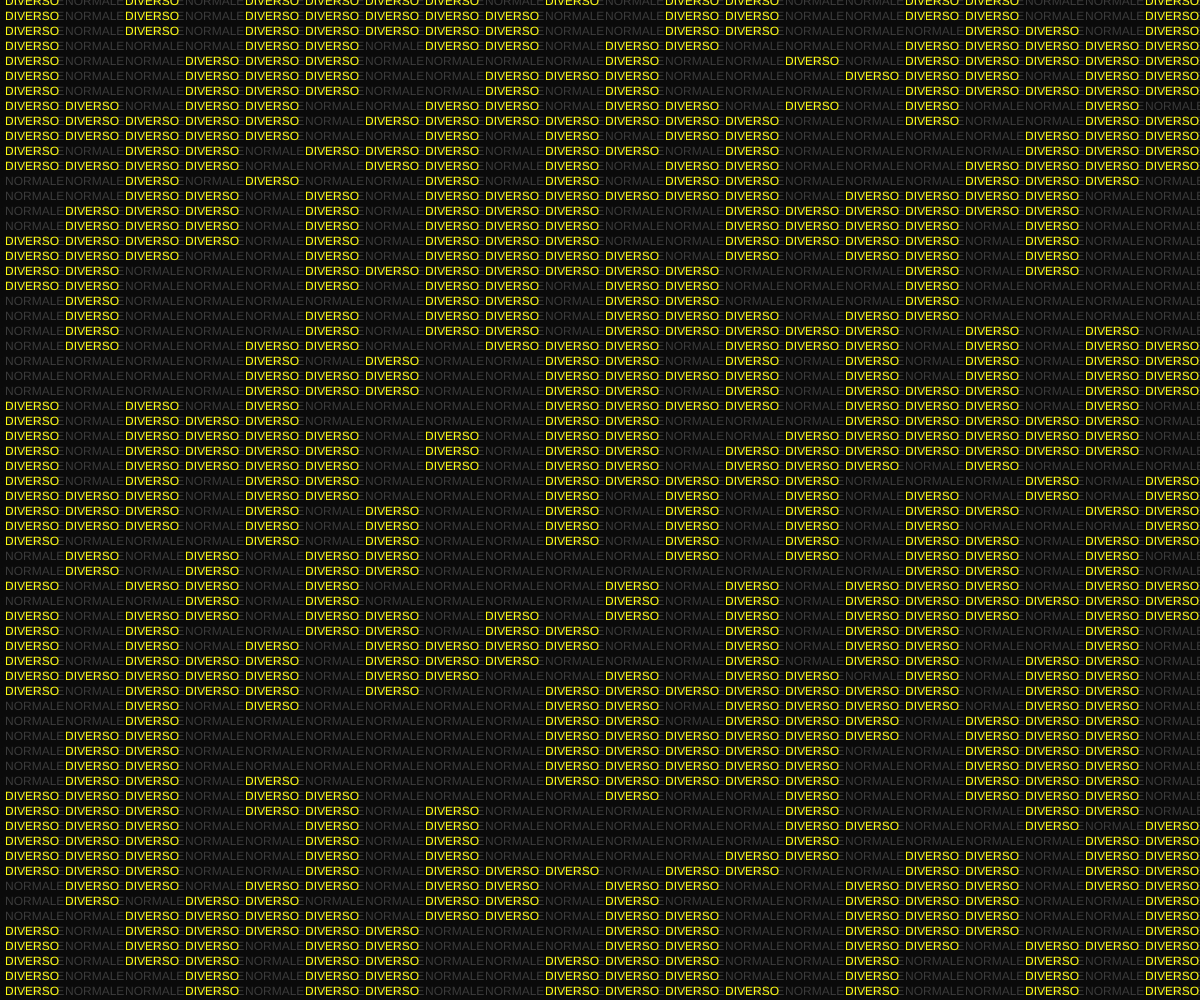
Frame 1 (no input)
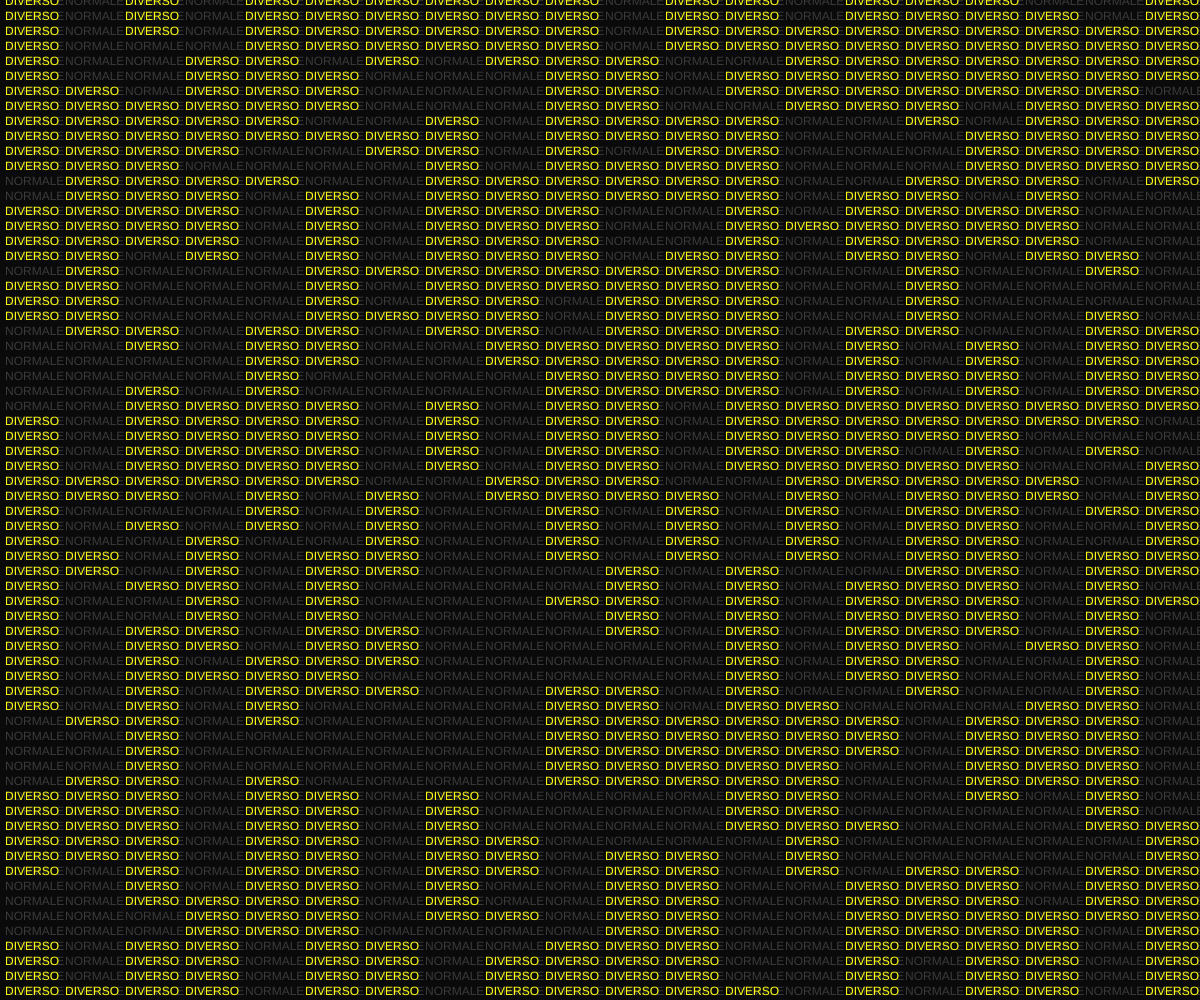
Frame 60 (no input)
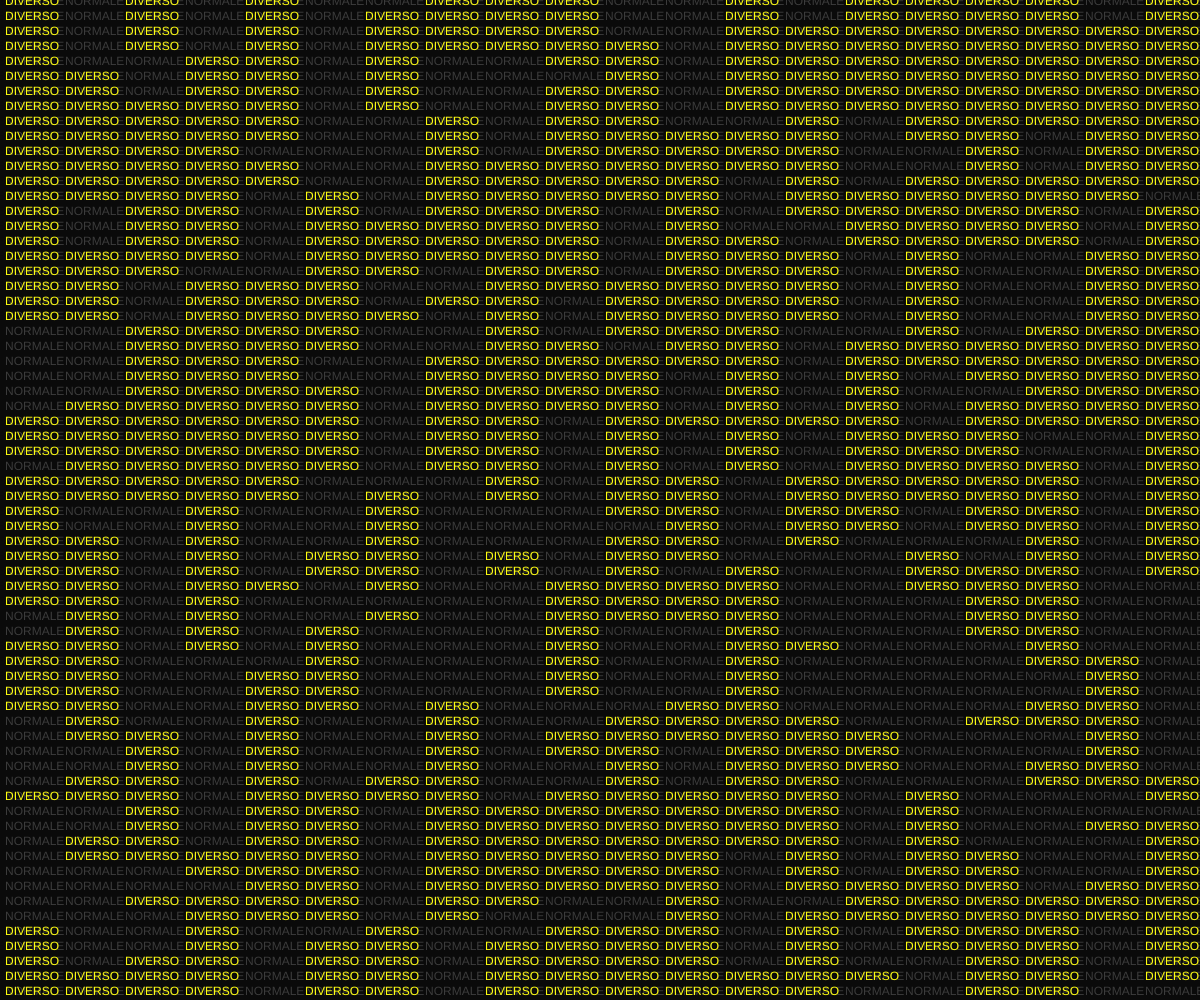
Frame 120 (the mouse pressed at the canvas centre since frame 60)

The p5.js sketch that drew these frames (run headless with seeded random() and noise() and a simulated clock; from frame 60 on, the mouse is pressed at the canvas centre):

// p5.js sketch
// ── sketch.js

                                                   
//# #####  ###### #    # ###### #####   ####    ##   
//# #    # #      #    # #      #    # #       #  #  
//# #    # #####  #    # #####  #    #  ####  #    # 
//# #####  #      #    # #      #####       # ###### 
//# #   #  #       #  #  #      #   #  #    # #    # 
//# #    # ######   ##   ###### #    #  ####  #    # 


// -
// DA VICINO NESSUNO E' NORMALE 0.1 by IreneBacherotti [normale, diverso]
// 2022 © IreneBacherotti. @irebache Daniele @Fupete and the course DS-2022 at DESIGN.unirsm 
// github.com/ds-2022-unirsm — github.com/fupete
// Educational purposes, MIT License, 2022, San Marino
// —



let noiseScale=0.4;
let vx=0;
let vy=0;
let tempo=0;




function setup() {
  createCanvas(windowWidth, windowHeight);
}

function draw() {
  background(10);
  
  
  
  
  vy=0;
  
 for (let y=5; y < height; y+=15) {
  vx=0;
  for (let x=5; x < width; x+=60) {
     vx=vx+1; 
    let noiseVal = noise(vx, vy, tempo);
    fill(60);
         text('NORMALE', x, y);
   
   
    if (noiseVal<0.5){
      
      fill(255,255,15);
       text('DIVERSO', x, y);
      }
    
     
      
     

    }
     vy=vy+0.2;
    }
  tempo+=0.005;
}
